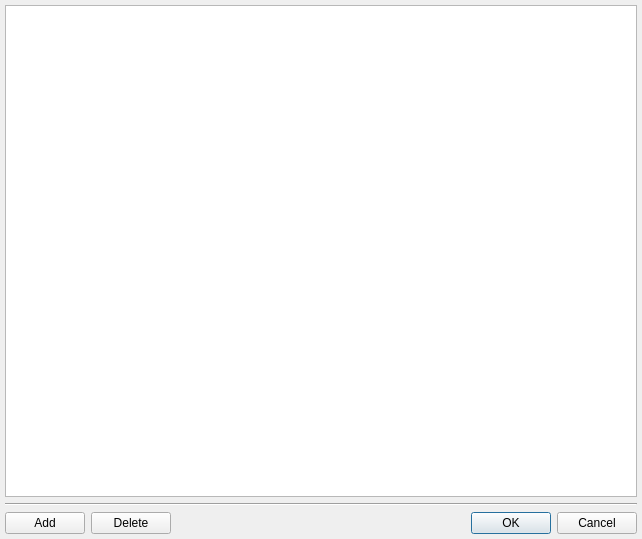
<ui version="4.0" >
 <class>EditStatusDialogClass</class>
 <widget class="QDialog" name="EditStatusDialogClass" >
  <property name="geometry" >
   <rect>
    <x>0</x>
    <y>0</y>
    <width>642</width>
    <height>539</height>
   </rect>
  </property>
  <property name="windowTitle" >
   <string>Edit presence statuses</string>
  </property>
  <layout class="QVBoxLayout" name="verticalLayout" >
   <property name="margin" >
    <number>5</number>
   </property>
   <item>
    <widget class="QTableWidget" name="tblStatus" >
     <property name="rowCount" >
      <number>0</number>
     </property>
     <property name="columnCount" >
      <number>0</number>
     </property>
    </widget>
   </item>
   <item>
    <widget class="Line" name="line" >
     <property name="orientation" >
      <enum>Qt::Horizontal</enum>
     </property>
    </widget>
   </item>
   <item>
    <layout class="QHBoxLayout" name="horizontalLayout" >
     <item>
      <widget class="QPushButton" name="pbtAdd" >
       <property name="text" >
        <string>Add</string>
       </property>
      </widget>
     </item>
     <item>
      <widget class="QPushButton" name="pbtDelete" >
       <property name="text" >
        <string>Delete</string>
       </property>
      </widget>
     </item>
     <item>
      <widget class="QDialogButtonBox" name="dbtDialogButtons" >
       <property name="standardButtons" >
        <set>QDialogButtonBox::Cancel|QDialogButtonBox::Ok</set>
       </property>
      </widget>
     </item>
    </layout>
   </item>
  </layout>
 </widget>
 <layoutdefault spacing="6" margin="11" />
 <tabstops>
  <tabstop>tblStatus</tabstop>
  <tabstop>pbtAdd</tabstop>
  <tabstop>pbtDelete</tabstop>
  <tabstop>dbtDialogButtons</tabstop>
 </tabstops>
 <resources/>
 <connections>
  <connection>
   <sender>dbtDialogButtons</sender>
   <signal>rejected()</signal>
   <receiver>EditStatusDialogClass</receiver>
   <slot>reject()</slot>
   <hints>
    <hint type="sourcelabel" >
     <x>586</x>
     <y>550</y>
    </hint>
    <hint type="destinationlabel" >
     <x>569</x>
     <y>488</y>
    </hint>
   </hints>
  </connection>
 </connections>
</ui>
